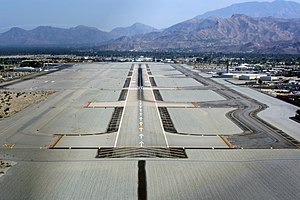
#> input picture python/programing/sanbay.jpg, 300 x 200 px
$ python 'chuyen doi gama.py'
#> lines starting #> are read from the running program, lines starting #| are printed output that depends on the picture
import cv2
import matplotlib.pyplot as plt

def change_gama(img,c,gama):
    return float(c) * pow(img,gama)
def show_anh():
    fig=plt.figure(figsize=(16,9))
    ax1,ax2=fig.subplots(1,2)

    img=cv2.imread('sanbay.jpg',0)
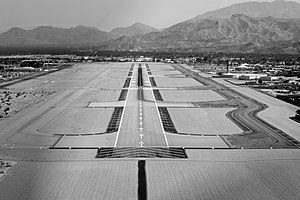
#> img: shape (200, 300); min 0, max 255, mean 137.4
    ax1.imshow(img,cmap='gray')
    ax1.set_title("ảnh gốc")

    img_new= change_gama(img,1.0,3.0)
#> in change_gama, `return float(c) * pow(img,gama)`:
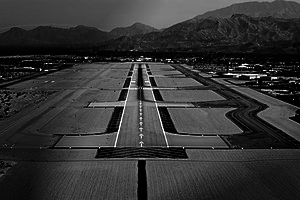
#> returned value: shape (200, 300) float64; min 0, max 16581375, mean 3345137.3; drawn with min black and max white
    ax2.imshow(img_new,cmap='gray')
    ax2.set_title("ảnh đã chuyển đổi gama")

    plt.show()
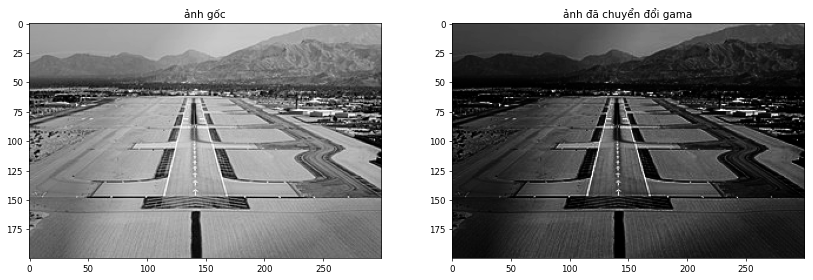
#> figure drawn by matplotlib, 2 panels
if __name__ == '__main__':
     show_anh()

$ run again, with python/programing/buoi.png saved as python/programing/sanbay.jpg
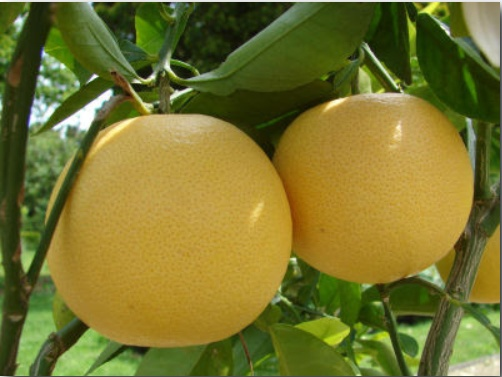
#> input picture python/programing/buoi.png, 502 x 377 px
#> in change_gama, `return float(c) * pow(img,gama)`:
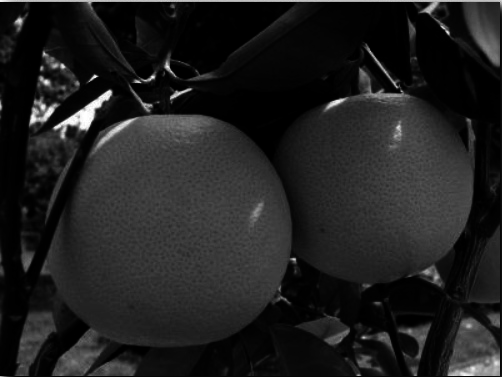
#> returned value: shape (377, 502) float64; min 216, max 16581375, mean 2083070.7; drawn with min black and max white
#> in show_anh, `plt.show()`:
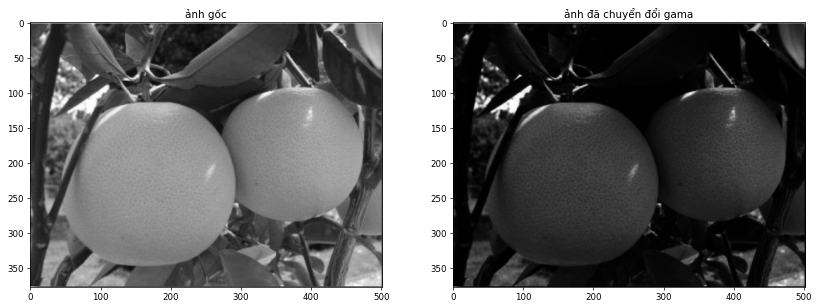
#> figure drawn by matplotlib, 2 panels
